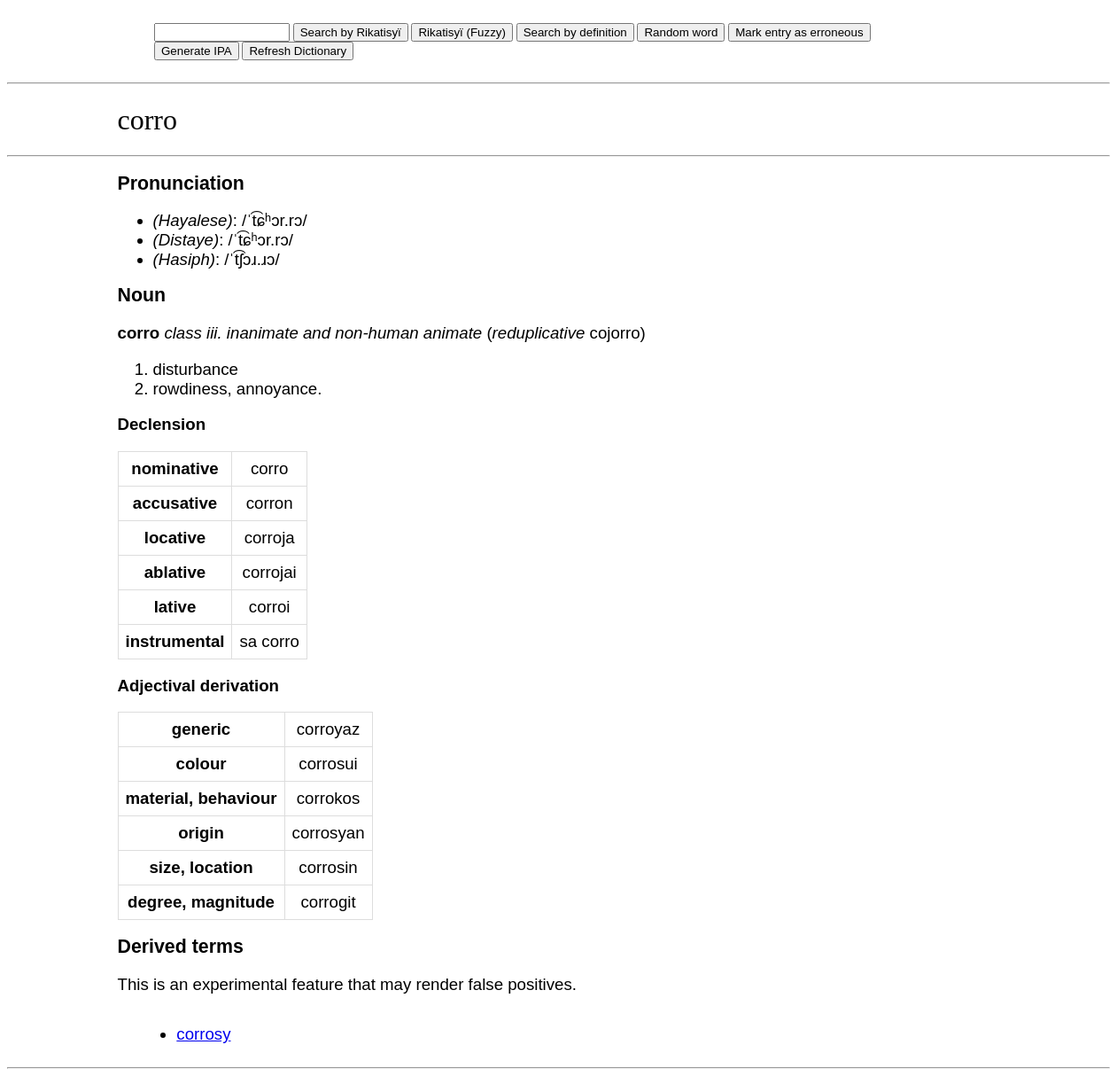
The app's page /wiki/corro with its own data.
### app/models.py (models this page shows, shortened)
class Dictionary(db.Model):
    __tablename__ = 'Dictionary'
    id: Mapped[int] = mapped_column(primary_key=True)
    word: so.Mapped[str] = so.mapped_column(sa.String(50), index=True)
    defin: so.Mapped[str] = so.mapped_column(sa.String(255), index=True)
    anim: so.Mapped[str] = so.mapped_column(sa.String(50), nullable=True)
    pos: so.Mapped[str] = so.mapped_column(sa.String(50), nullable=True)
    etym: so.Mapped[str] = so.mapped_column(sa.String(255), nullable=True)

### app/routes.py (the view, shortened to what this page needs)
@app.route("/wiki/")
@app.route("/wiki/<word>", methods=['GET', 'POST'])
def show_definition(word):
    form = searchWord()
    located = Dictionary.query.filter(Dictionary.word == word.strip().casefold()).all()
    retword = []
    for x in located:
        defin = x.defin.split("; ")
        print(defin)
        root = ""
        anim = ""
        neg = ""
        if x.anim:
            match x.anim:
                case "i.":
                    anim = "class i. human"
                case "ii.":
                    anim = "class ii. deitic"
                case "iii.":
                    anim = "class iii. inanimate and non-human animate"
        match neg[len(neg)-2:]:
            case "uu":
                neg = neg[:len(neg)-1] + "y"
            case "au":
                neg = neg[:len(neg) - 1] + "w/" + neg[:len(neg) - 2] + "uw" + neg[len(neg)-2]
        if "alt." in defin[0]:
            adef = defin[0].split(")")
            defin[0] = adef[1]
            alt = adef[0] + ")"
        else:
            alt = ""
        if ", from" in defin[len(defin)-1]:
            etym = "Derived from " + defin[len(defin)-1].split(", from")[len(defin[len(defin)-1].split(", from"))-1]
            defin[len(defin)-1] = defin[len(defin)-1].split(", from")[0] + "."
        elif ", lit." in defin[len(defin)-1]:
            etym = "Derived from " + defin[len(defin) - 1].split(", lit.")[len(defin[len(defin)-1].split(", lit."))-1]
            defin[len(defin)-1] = defin[len(defin)-1].split(", lit.")[0] + "."
        elif ", derived from" in defin[len(defin)-1]:
            etym = "Derived from " + defin[len(defin) - 1].split(", derived from")[len(defin[len(defin)-1].split(", derived from"))-1]
            defin[len(defin)-1] = defin[len(defin)-1].split(", derived from")[0] + "."
        elif ", borrowed from" in defin[len(defin)-1]:
            etym = "Borrowed from " + defin[len(defin)-1].split(", borrowed from")[len(defin[len(defin)-1].split(", borrowed from"))-1]
            defin[len(defin)-1] = defin[len(defin)-1].split(", borrowed from")[0] + "."
        elif ", root noun" in defin[len(defin)-1]:
            etym = "Derivation of root noun " + defin[len(defin)-1].split(", root noun")[len(defin[len(defin)-1].split(", root noun"))-1]
            defin[len(defin)-1] = defin[len(defin)-1].split(", root noun")[0] + "."
        elif ", contraction of" in defin[len(defin)-1]:
            etym = "Derivation from a contraction of " + defin[len(defin)-1].split(", contraction of")[len(defin[len(defin)-1].split(", contraction of"))-1]
            defin[len(defin)-1] = defin[len(defin)-1].split(", contraction of")[0] + "."
        else:
            etym = ""
        retword.append(cs.definition(x.word.strip().casefold(),cs.genIPA(word),cs.genIPA_collo(cs.genIPA(word)),cs.genIPA_eng(cs.genIPA(word),word),defin,anim,cs.posword(x.pos),etym,root,cs.getInf(x),cs.getAspInf(x),alt, neg, cs.redup(x), cs.reflex(x.word)))
    if session.get('prev'):
        if session['prev']:
            form.word.data = session['prev']
    else:
        form.word.data = ""
    related = Dictionary.query.filter(Dictionary.word.icontains(word.strip().casefold()),Dictionary.word != word.strip().casefold()).order_by(collate(Dictionary.word, 'NOCASE')).all()
    return render_template('word.html', retword=retword, related=related, form=form)

### app/forms.py
class searchWord(FlaskForm):
    word = StringField('Search by word or definition:')
    submit = SubmitField('Search by Rikatisyï')
    fuzsubmit = SubmitField('Rikatisyï (Fuzzy)')
    defsubmit = SubmitField('Search by definition')
    random = SubmitField('Random word')
    refresh = SubmitField('Refresh Dictionary')
    markentry = SubmitField('Mark entry as erroneous')
    genipa = SubmitField('Generate IPA')

### app/scripts.py (called while the page is built, shortened)
def ipa(x):
    x = x.lower()
    x = x.replace("w-","w")
    if x.endswith('-'):
        x = x[:len(x)-1]
    elif x.startswith('-'):
        x = x[0:]
    elif "-" in x:
        y = x.split('-')
        return ipa(y[0])+"."+ipa(y[1]).replace("ˈ","ˌ")
    for dia, mon in dia_b.items():
        x = x.replace(dia, mon)
    if (x[0] in vowels) is True:
        x = "ʔ" + x
    x = sylla(x)
    x = stress(x)
    for pref, fin in ipa_f.items():
        x = x.replace(pref, fin)
    for st, co in ipa_f2.items():
        if x.endswith(st):
            x = co.join(x.rsplit(st,1))
    return x

def sylla(x):
    if (1 <= len(x) <= 2) or ((len(x) == 3) and (x[2] in cons_b)):
        return x
    i = 1
    x = x + " "
    xlen = len(x)
    while i<=xlen-1:
        if (x[i] in vowels) and (x[i+1] in cons_b):
             if (x[i+2] in cons_b) and ((x[i+2] in son_b) is False):
                 x = x[:i+2] + "." + x[i+2:]
                 i+=1
             else:
                 x = x[:i+1] + "." + x[i+1:]
                 i+=1
        elif (x[i] in cons_b) and (x[i+1] in son_b):
            if x[i + 1] == "y":
                x = x[:i + 1] + "ʲ" + x[i + 2:]
            elif x[i + 1] == "'":
                x = x[:i + 1] + "ˤ" + x[i + 2:]
        elif (x[i] in validph) is False:
            break
        i += 1
    if (x[len(x) - 3] == '.') and (x[len(x)-2] in cons_b):
        return x[:len(x)-3] + x[len(x)-2]
    else:
        return x[:-1]

def genIPA(name):
    splitname = re.split(" ",name)
    res = ""
    i=0
    while i<len(splitname):
        res = res + ipa(splitname[i])
        i += 1
        if i<len(splitname):
            res = res + " "
    return res

def genIPA_collo(name):
    for st, co in ipa_c.items():
        name = name.replace(st, co)
    for st, co in ipa_c2.items():
        if name.endswith(st):
            name = co.join(name.rsplit(st,1))
    return name

### app/templates/word.html (shortened to what this page needs)
<!DOCTYPE html>
<html lang="en">
<head>
</head>
    <body>
    {% extends "base.html" %}
    {% block content %}
        <h1>{{ retword[0].word }}</h1>
        <hr>
        <h2>Pronunciation</h2>
        <ul>
            <li><i>(Hayalese)</i>: /{{ retword[0].ipa }}/</li>
            <li><i>(Distaye)</i>: /{{ retword[0].ipa_c }}/</li>
            <li><i>(Hasiph)</i>: /{{ retword[0].ipa_e }}/</li>
        </ul>
        {% for word in retword %}
        <h2>{{ word.pos }}</h2>
        {% if word.pos == "Pronoun" %}
        <p><b>{{ word.word }} </b></p>
        {% elif word.root %}
        <p><b>{{ word.word }} </b><i>{{ word.anim }}</i> {{ word.alt }} (<i>stem</i> {{ word.root }}, <i>negative stem</i> {{ word.neg }}, <i>reduplicative</i> {{word.redup}})</p>
        {% elif word.root == "" and (word.pos != "Affix" and word.pos != "Phrase" and word.pos != "Conjunction") %}
        <p><b>{{ word.word }} </b><i>{{ word.anim }}</i> {{ word.alt }} (<i>reduplicative</i> {{word.redup}})</p>
        {% elif word.root == "" and (word.pos == "Affix" or word.pos == "Phrase" or word.pos == "Conjunction") %}
        <p><b>{{ word.word }} </b><i>{{ word.anim }}</i> {{ word.alt }}</p>
        {% elif word.root == "" and (word.pos == "Affix" or word.pos == "Phrase" or word.pos == "Conjunction") %}
        <p><b>{{ word.word }} </b><i>{{ word.anim }}</i> {{ word.alt }}</p>
        {% endif %}
        <ol>
            {% for match in word.defin %}
            <li>{{ match }}</li>
            {% endfor %}
        </ol>
    {% if word.pos == "Noun" %}
    <p><b>Declension</b></p>
        <table><tbody>
        <tr>
            <td><b>nominative</b></td>
            <td>{{ word.word }}</td>
        </tr>
        <tr>
            <td><b>accusative</b></td>
            <td>{{ word.word }}{{ word.inf[0] }}</td>
        </tr>
        <tr>
            <td><b>locative</b></td>
            <td>{{ word.word }}{{ word.inf[1] }}</td>
        </tr>
        <tr>
            <td><b>ablative</b></td>
            <td>{{ word.word }}{{ word.inf[2] }}</td>
        </tr>
        <tr>
            <td><b>lative</b></td>
            <td>{{ word.word }}{{ word.inf[3] }}</td>
        </tr>
        <tr>
            {% if word.anim == "class i. human" %}
            <td><b>comitative</b></td>
            {% else %}
            <td><b>instrumental</b></td>
            {% endif %}
            <td>{{ word.inf[4] }}{{ word.word }}</td>
        </tr>
        </tbody>
        </table>
    {% endif %}
    {% if word.pos == "Noun" or word.pos == "Verb" or word.pos == "Stative verb" %}
    <p><b>Adjectival derivation</b></p>
        <table><tbody>
        <tr>
            <td><b>generic</b></td>
            {% if word.word[word.word|length -1] == "y" %}
                <td>{{ word.word }}az</td>
            {% else %}
                <td>{{ word.word }}yaz</td>
            {% endif %}
        </tr>
        <tr>
            <td><b>colour</b></td>
            <td>{{ word.word }}sui</td>
        </tr>
        <tr>
            <td><b>material, behaviour</b></td>
            <td>{{ word.word }}kos</td>
        </tr>
        <tr>
            <td><b>origin</b></td>
            <td>{{ word.word }}syan</td>
        </tr>
        <tr>
            <td><b>size, location</b></td>
            <td>{{ word.word }}sin</td>
        </tr>
        <tr>
            <td><b>degree, magnitude</b></td>
            <td>{{ word.word }}git</td>
        </tr>
        </tbody>
        </table>
    {% endif %}
    {% endfor %}
    {% if related|length > 0 %}
    <h2>Derived terms</h2>
    <p>This is an experimental feature that may render false positives.</p>
    <div class="fourcol">
        <ul>
            {% for rel in related %}
            <li><a href="{{ url_for('show_definition', word=rel.word) }}">{{ rel.word }}</a></li>
            {% endfor %}
        </ul>
    </div>
    {% endif %}
    <br><hr>
    {% endblock %}

### app/static/style.css (style rules this page uses)
p, th, td { color: black; font-family: "Arial", serif; font-size: 14pt; font-weight: 400; text-align: left; margin-left: 10%; margin-right: 10%; }
h1 { color: black; font-family: "Georgia", serif; font-size: 24pt; text-align: left; font-weight: 500; margin-left: 10%; margin-right: 10%; }
h2 { color: black; font-family: "Arial", sans-serif; font-size: 16pt; text-align: left; font-weight: 700; margin-left: 10%; margin-right: 10%; }
li { color: black; font-family: "Arial", sans-serif; font-size: 14pt; font-weight: 400; text-align: left; }
ul, ol { color: black; font-family: "Arial", sans-serif; font-size: 12pt; font-weight: 200; text-align: left; margin-left: 10%; }
tg, th, td { border: 1px solid #ddd; padding: 8px; text-align: center; vertical-align: left; }
table { border-collapse: collapse; margin-left: 10%; margin-right: auto; vertical-align: left; }
.fourcol { column-count: 4; margin-left: 10%; }

### records on screen
Dictionary: word "corro", pos "Noun", anim "class iii. inanimate and non-human animate", redup "cojorro", defin "disturbance" "rowdiness, annoyance.", inf "n", inf "ja", inf "jai", inf "i", inf "sa"
Dictionary: word "corrosy"

### other values on screen
{{ retword[0].ipa }} "ˈt͡ɕʰɔr.rɔ"
{{ retword[0].ipa_c }} "ˈt͡ɕʰɔr.rɔ"
{{ retword[0].ipa_e }} "ˈt͡ʃɔɹ.ɹɔ"
